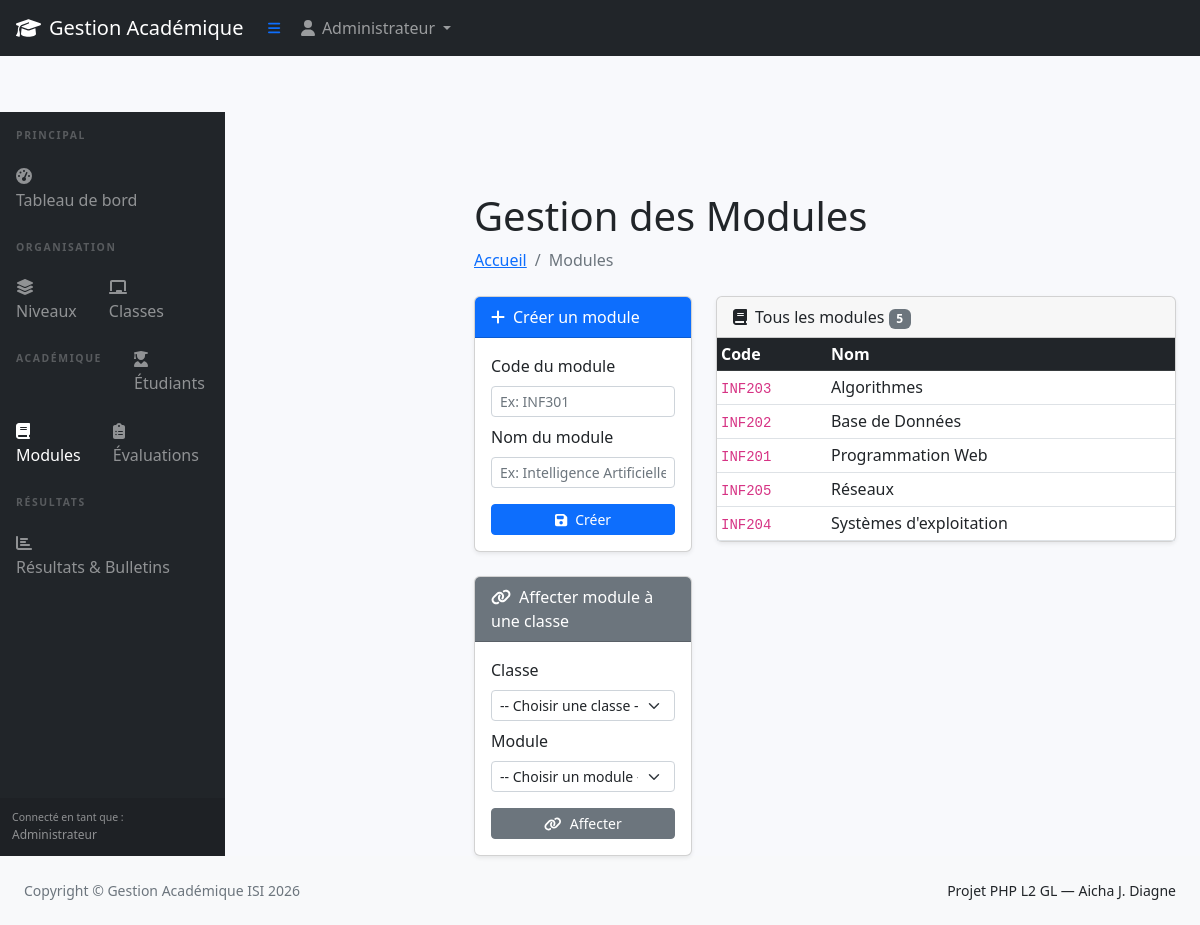
The app's page /index.php?page=modules (signed in) with its own data.
### tables this page shows
CREATE TABLE IF NOT EXISTS modules (
    id INT AUTO_INCREMENT PRIMARY KEY,
    code VARCHAR(20) NOT NULL UNIQUE,
    nom VARCHAR(100) NOT NULL,
    created_at TIMESTAMP DEFAULT CURRENT_TIMESTAMP
);

### traitements/requetes.php (called while the page is built, shortened)
<?php
function getAllModules()
{
    $pdo = getConnexion();
    return $pdo->query("SELECT * FROM modules ORDER BY nom")->fetchAll();
}

### pages/modules.php (the view, shortened to what this page needs)
<?php
$modules = getAllModules();
?>
<h1 class="mt-4">Gestion des Modules</h1>
<ol class="breadcrumb mb-4">
    <li class="breadcrumb-item"><a href="index.php?page=dashboard">Accueil</a></li>
    <li class="breadcrumb-item active">Modules</li>
</ol>
<div class="row">
    <div class="col-md-4">
        <div class="card shadow-sm mb-4">
            <div class="card-header bg-primary text-white"><i class="fas fa-plus me-2"></i>Créer un module</div>
            <div class="card-body">
                <form method="POST">
                    <div class="mb-2">
                        <label class="form-label">Code du module</label>
                        <input type="text" name="code" class="form-control form-control-sm" placeholder="Ex: INF301" required/>
                    </div>
                    <div class="mb-3">
                        <label class="form-label">Nom du module</label>
                        <input type="text" name="nom" class="form-control form-control-sm" placeholder="Ex: Intelligence Artificielle" required/>
                    </div>
                    <button type="submit" class="btn btn-primary btn-sm w-100"><i class="fas fa-save me-2"></i>Créer</button>
                </form>
            </div>
        </div>
        <div class="card shadow-sm mb-4">
            <div class="card-header bg-secondary text-white"><i class="fas fa-link me-2"></i>Affecter module à une classe</div>
            <div class="card-body">
                <form method="POST">
                    <div class="mb-2">
                        <label class="form-label">Classe</label>
                        <select name="classe_id" class="form-select form-select-sm" required>
                            <option value="">-- Choisir une classe --</option>
                        </select>
                    </div>
                    <div class="mb-3">
                        <label class="form-label">Module</label>
                        <select name="module_id" class="form-select form-select-sm" required>
                            <option value="">-- Choisir un module --</option>
                        </select>
                    </div>
                    <button type="submit" class="btn btn-secondary btn-sm w-100"><i class="fas fa-link me-2"></i>Affecter</button>
                </form>
            </div>
        </div>
    </div>
    <div class="col-md-8">
        <div class="card shadow-sm mb-4">
            <div class="card-header"><i class="fas fa-book me-2"></i>Tous les modules <span class="badge bg-secondary"><?= count($modules) ?></span></div>
            <div class="card-body p-0">
                <table class="table table-hover table-sm datatable mb-0">
                    <thead class="table-dark">
                        <tr><th>Code</th><th>Nom</th></tr>
                    </thead>
                    <tbody>
                        <?php foreach ($modules as $m): ?>
                        <tr>
                            <td><code><?= htmlspecialchars($m['code']) ?></code></td>
                            <td><?= htmlspecialchars($m['nom']) ?></td>
                        </tr>
                        <?php endforeach; ?>
                    </tbody>
                </table>
            </div>
        </div>
    </div>
</div>

### public/css/styles.css (style rules this page uses)
body { background-color: #f8f9fc; }

### records on screen
modules: code "INF203", nom "Algorithmes"
modules: code "INF202", nom "Base de Données"
modules: code "INF201", nom "Programmation Web"
modules: code "INF205", nom "Réseaux"
modules: code "INF204", nom "Systèmes d'exploitation"

### other values on screen
$_SESSION['user']['nom'] "Administrateur"
count($modules) "5"
